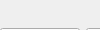
<?xml version="1.0" encoding="UTF-8"?>
<ui version="4.0">
    <class>manual_control</class>
    <widget class="QWidget" name="main_panel">
        <widget class="QWidget" name="layoutWidget">
            <property name="contentsMargins">
                <set>10,10,10,10</set>
            </property>
            <layout class="QGridLayout" name="grid_layout">
                <property name="rowStretch">
                    <set>60, 4</set>
                </property>
                <property name="rowStretch">
                    <set>1, 1</set>
                </property>
                <property name="columnStretch">
                    <set>60, 10</set>
                </property>


                <!-- First ros - select mode-->

                <item row="1" column="3" colspan="2">
                    <widget class="QLabel">
                        <property name="text">
                            <string>Activate Override:</string>
                        </property>
                        <property name="styleSheet">
                            <string>font-weight: bold</string> <!-- ; color: red-->
                        </property>
                    </widget>
                </item>
                <item row="1" column="5">
                    <widget class="QPushButton" name="btn_set_override">
                        <property name="icon">
                            <iconset theme="view-refresh"></iconset>
                        </property>
                        <property name="text">
                            <string> Set/Unset</string>
                        </property>
                    </widget>
                </item>


                <item row="1" column="7">
                    <widget class="QLabel" name="override_label">
                        <property name="text">
                            <string>Override is OFF</string>
                        </property>
                        <property name="toolTip">
                            <string>Shows if override is currently avtive.</string>
                        </property>
                    </widget>
                </item>

                <!-- Second Row  - Steering button-->
                <item row="40" column="0" colspan="2">
                    <widget class="QPushButton" name="btn_left">
                        <property name="icon">
                            <iconset theme="media-playback-start"></iconset>
                        </property>
                        <property name="text">
                            <string>Left</string>
                        </property>
                    </widget>
                </item>
                <item row="40" column="2" colspan="2">
                    <widget class="QPushButton" name="btn_center">
                        <property name="icon">
                            <iconset theme="media-playback-stop"></iconset>
                        </property>
                        <property name="text">
                            <string> Center</string>
                        </property>
                    </widget>
                </item>

                <item row="40" column="4" colspan="2">
                    <widget class="QPushButton" name="btn_right">
                        <property name="icon">
                            <iconset theme="emblem-symbolic-link"></iconset>
                        </property>
                        <property name="text">
                            <string> Right</string>
                        </property>
                    </widget>
                </item>

                <item row="40" column="6" colspan="2">
                    <widget class="QLabel" name="steering_label">
                        <property name="text">
                            <string>0.00</string>
                        </property>
                    </widget>
                </item>


                <!-- Third Row - Throttle button -->
                <item row="41" column="0" colspan="2">
                    <widget class="QPushButton" name="btn_reverse">
                        <property name="icon">
                            <iconset theme="media-playback-start"></iconset>
                        </property>
                        <property name="text">
                            <string>Reverse</string>
                        </property>
                    </widget>
                </item>
                <item row="41" column="2" colspan="2">
                    <widget class="QPushButton" name="btn_stop">
                        <property name="icon">
                            <iconset theme="media-playback-stop"></iconset>
                        </property>
                        <property name="text">
                            <string> Stop</string>
                        </property>
                    </widget>
                </item>

                <item row="41" column="4" colspan="2">
                    <widget class="QPushButton" name="btn_forward">
                        <property name="icon">
                            <iconset theme="emblem-symbolic-link"></iconset>
                        </property>
                        <property name="text">
                            <string> Forward</string>
                        </property>
                    </widget>
                </item>

                <item row="41" column="6" colspan="2">
                    <widget class="QLabel" name="throttle_label">
                        <property name="text">
                            <string>0.00</string>
                        </property>
                    </widget>
                </item>

            </layout>
        </widget>
    </widget>
    <resources />
    <connections />
</ui>
